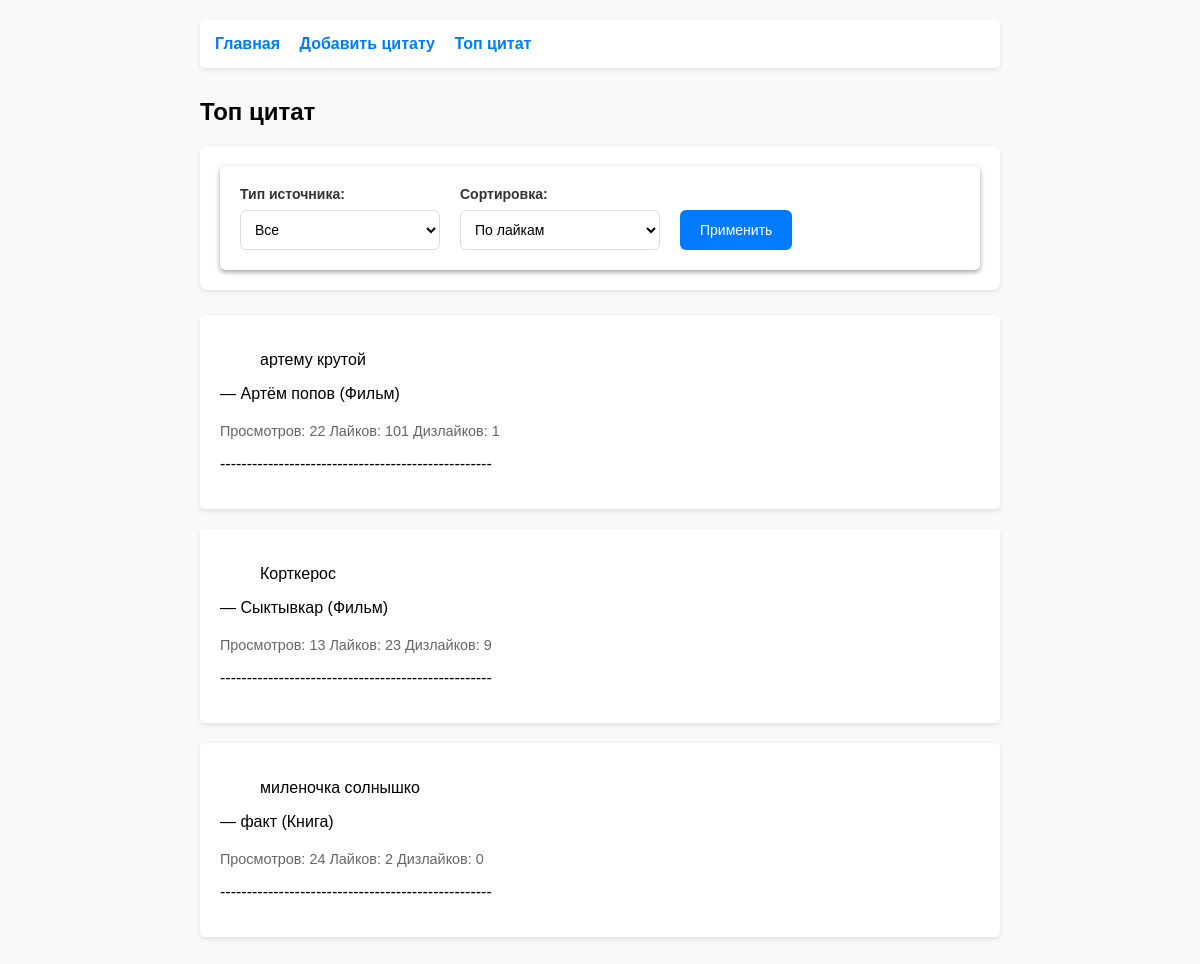
The page /top/ on the database its author committed.
### random_quote/models.py (models this page shows)
class Quote(models.Model):
    text = models.CharField(unique=True, max_length=140)
    source = models.ForeignKey(Source, on_delete=models.CASCADE)
    weight = models.PositiveIntegerField(default=1)
    views = models.PositiveIntegerField(default=0)
    likes = models.PositiveIntegerField(default=0)
    dislikes = models.PositiveIntegerField(default=0)
    created_at = models.DateTimeField(auto_now_add=True)

class Source(models.Model):
    SOURCE_TYPES = [
        ('movie', 'Фильм'),
        ('book', 'Книга'),
    ]
    name = models.CharField(unique=True, max_length=140)
    from_where = models.CharField(
        max_length=140,
        choices=SOURCE_TYPES,
        default='book',
        blank=False,
        null=False
    )

### random_quote/views.py (the view)
# urls.py: path('top/', views.top_quotes, name='top_quotes'),
def top_quotes(request):
    source_type = request.GET.get('type', 'all')
    sort_by = request.GET.get('sort', 'likes')
    quotes = Quote.objects.all()
    if source_type != 'all':
        quotes = quotes.filter(source__from_where=source_type)
    if sort_by == 'views':
        quotes = quotes.order_by('-views')
    else:
        quotes = quotes.order_by('-likes')
    quotes = quotes[:10]
    context = {
        'quotes': quotes,
        'current_type': source_type,
        'current_sort': sort_by,
        'source_types': Source.SOURCE_TYPES,
    }
    return render(request, 'quotes/top_quotes.html', context)

### random_quote/templates/quotes/top_quotes.html (shortened to what this page needs)
{% extends 'base.html' %}
{% block content %}
    <h2>Топ цитат</h2>
    <div class="filters">
        <form method="get" class="filter-form">
            <div class="filter-group">
                <label for="type">Тип источника:</label>
                <select name="type" id="type" onchange="this.form.submit()">
                    <option value="all" {% if current_type == 'all' %}selected{% endif %}>Все</option>
                </select>
            </div>
            <div class="filter-group">
                <label for="sort">Сортировка:</label>
                <select name="sort" id="sort" onchange="this.form.submit()">
                    <option value="likes" {% if current_sort == 'likes' %}selected{% endif %}>По лайкам</option>
                </select>
            </div>
            <button type="submit" class="apply-btn">Применить</button>
        </form>
    </div>
    {% if quotes %}
        {% for quote in quotes %}
            <div class="quote">
                <blockquote>{{ quote.text }}</blockquote>
                <p class="source">— {{ quote.source.name }} ({{ quote.source.get_from_where_display }})</p>
                <div class="stats">
                    <span>Просмотров: {{ quote.views }}</span>
                    <span>Лайков: {{ quote.likes }}</span>
                    <span>Дизлайков: {{ quote.dislikes }}</span>
                </div>
                <p>---------------------------------------------------</p>
            </div>
        {% endfor %}
    {% else %}
        <div class="no-quotes">
            <p>Пока нет цитат с лайками.</p>
        </div>
    {% endif %}
{% endblock %}

### random_quote/templates/base.html (shortened to what this page needs)
<!DOCTYPE html>
<html lang="ru">
<head>
</head>
<body>
    <nav>
        <a href="{% url 'random_quote' %}">Главная</a>
        <a href="{% url 'add_quote' %}">Добавить цитату</a>
        <a href="{% url 'top_quotes' %}">Топ цитат</a>
    </nav>
    <main>
        {% block content %}
        {% endblock %}
    </main>
</body>
</html>

### random_quote/templates/base.html (style rules this page uses)
body { font-family: Arial, sans-serif; max-width: 800px; margin: 0 auto; padding: 20px; background-color: #f9f9f9; }
nav { margin-bottom: 30px; padding: 15px; background-color: #fff; border-radius: 5px; box-shadow: 0 2px 5px rgba(0,0,0,0.1); }
nav a { margin-right: 15px; text-decoration: none; color: #007bff; font-weight: bold; }
.quote { background: white; padding: 20px; margin: 20px 0; border-radius: 5px; box-shadow: 0 2px 5px rgba(0,0,0,0.1); }
.stats { margin-top: 20px; font-size: 0.9em; color: #666; }
form { background: white; padding: 20px; border-radius: 5px; box-shadow: 0 2px 5px rgba(0,0,0,0.4); }
form label { display: block; margin-bottom: 5px; font-weight: bold; }
form input, form textarea, form select { width: 100%; padding: 8px; border: 1px solid; border-radius: 4px; }
form button { background-color: #007bff; color: white; padding: 10px 20px; border: none; border-radius: 4px; cursor: pointer; }
.filters { background: white; padding: 20px; border-radius: 8px; box-shadow: 0 2px 5px rgba(0,0,0,0.1); margin-bottom: 25px; }
.filter-form { display: flex; gap: 20px; align-items: end; flex-wrap: wrap; }
.filter-group { display: flex; flex-direction: column; min-width: 200px; }
.filter-group label { margin-bottom: 8px; font-weight: bold; color: #333; font-size: 14px; }
.filter-group select { padding: 10px; border: 1px solid #ddd; border-radius: 6px; background: white; font-size: 14px; cursor: pointer; }
.apply-btn { background-color: #007bff; color: white; padding: 10px 20px; border: none; border-radius: 6px; cursor: pointer; height: 40px; font-size: 14px; white-space: nowrap; }

### rows shown on the page
Quote: text "артему крутой", source.name "Артём попов", source.from_where "Фильм", views "22", likes "101", dislikes "1"
Quote: text "Корткерос", source.name "Сыктывкар", source.from_where "Фильм", views "13", likes "23", dislikes "9"
Quote: text "миленочка солнышко", source.name "факт", source.from_where "Книга", views "24", likes "2", dislikes "0"
